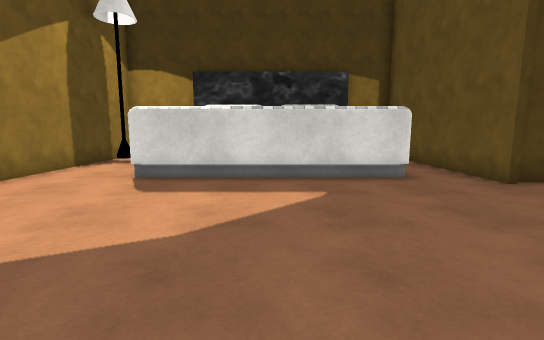
view 1 (above)

16 first-person views from a walk through a Unity game level. The camera is 1.3 m above the floor, tilts 8° down and sees 85° across. The floor is counted in squares, 1 m on a side. Each view is taken from the middle of a square. On the plan, view 1 faces up. The plan holds only what a view shows up to about 14 squares ahead; the rest is blank. The place goes on beyond the plan. The player character is not drawn. Some surface patterns are stand-ins.

view 2
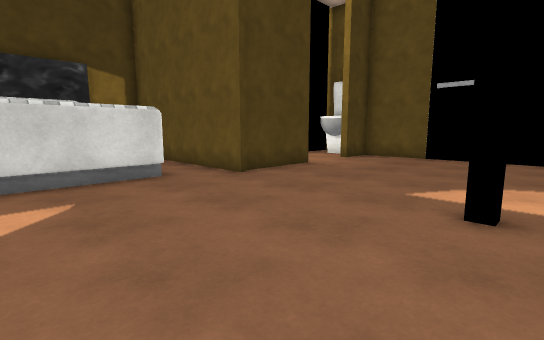

view 3
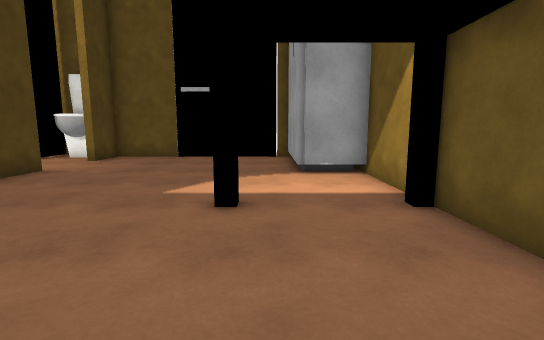

view 4
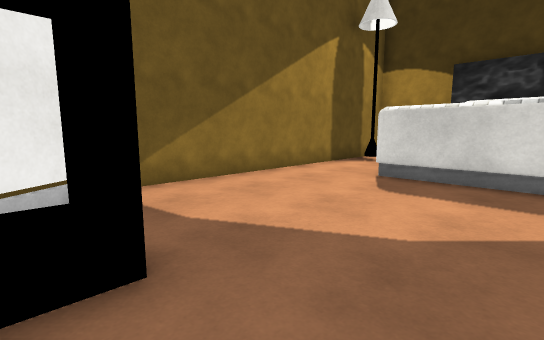

view 5
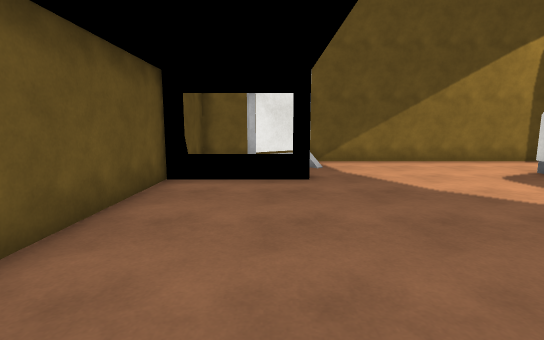

view 6
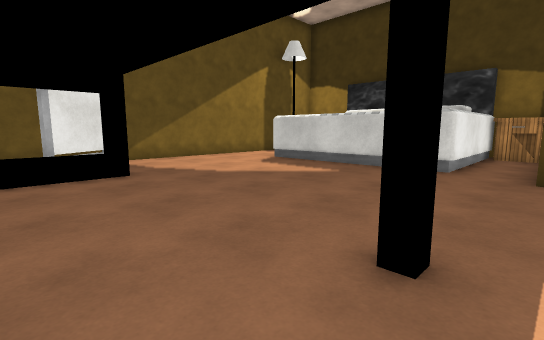

view 7
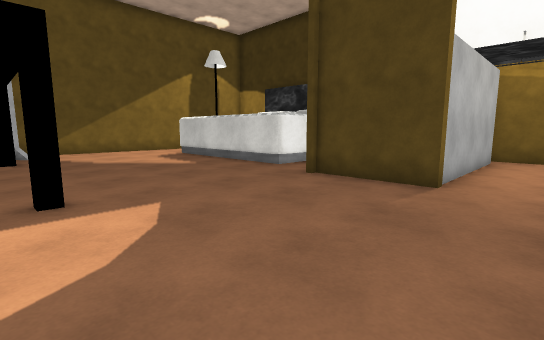

view 8
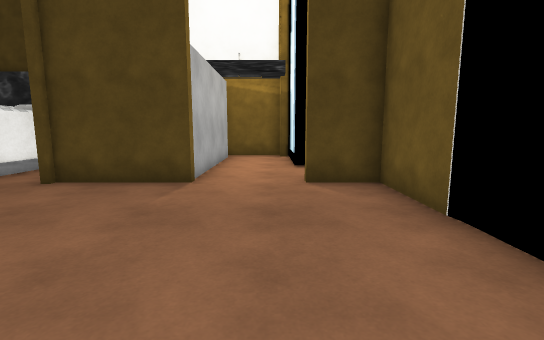

view 9
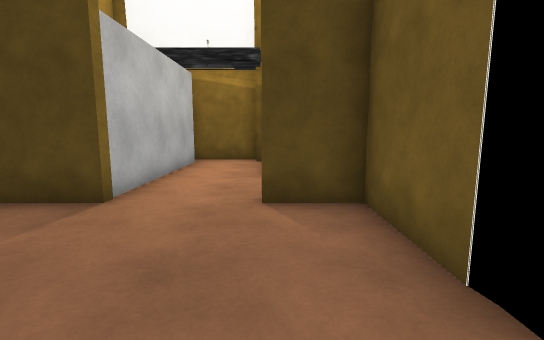

view 10
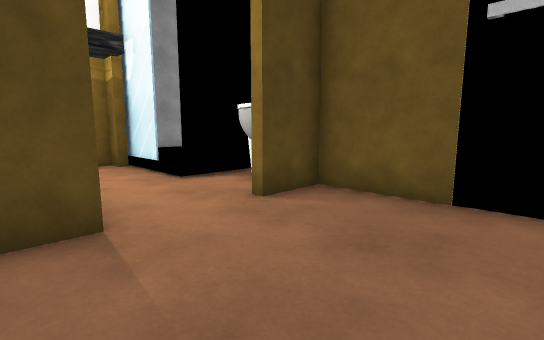

view 11
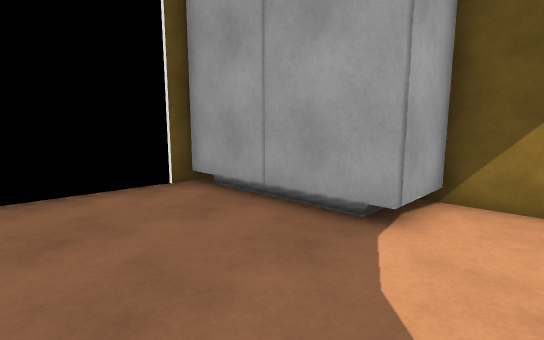

view 12
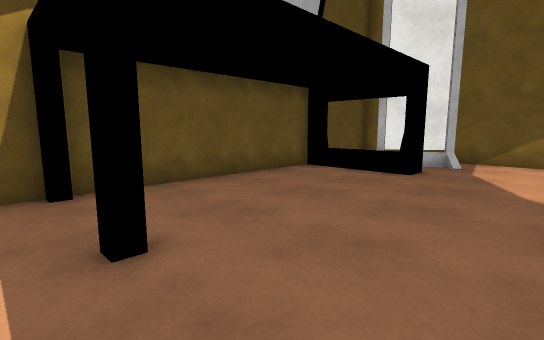

view 13
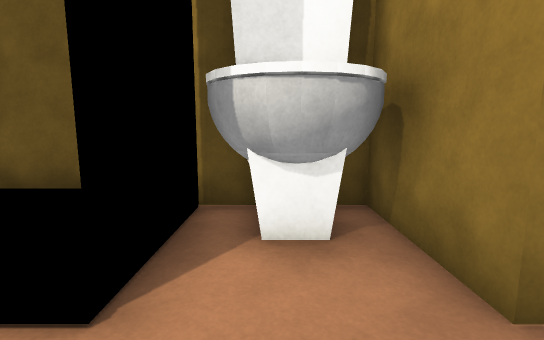

view 14
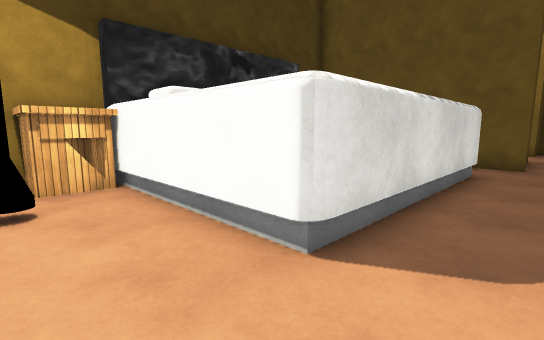

view 15
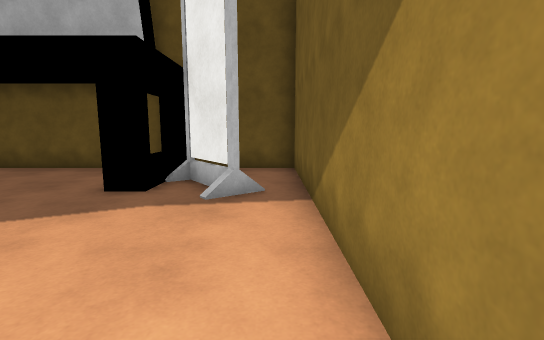

view 16
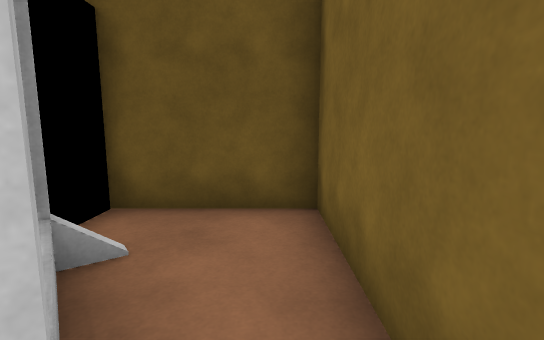

### Floor plan
Key: @ floor where view 1 was taken; # wall or solid block; . floor; / step, stairs or slope; ^ raised ledge; L lamp; T toilet; N nightstand; O other object.
Columns run from 7 left of view 1 to 15 right of it. Each row starts with its distance up from view 1.
 15                  ##
 14 # NNOOOOOOONN   #..####
 13 # NN OOOOOONN   O..#  #
 12 #L.OOOO OOOO.O  O..#  #
 11 #L.O       O.O  O../  #
 10 #..O       O.O  O..####
  9 #..O       O.O  O...TT#
  8 #..OOOOOOOOO.O  O...TT#
  7 #............####..####
  6 #....................#
  5 #....................#
  4 #....................#
  3 #....................
  2 #....................
  1 #.O.........#........
  0 #..O^..@.............#
 -1 #..O ...........OOOOOO
 -2 #...^...........O
 -3 ################O

Where each view was taken, in squares from view 1:
view 1: 0 up, 0 right, facing up
view 2: 0 up, 0 right, facing up-right
view 3: 0 up, 0 right, facing right
view 4: 0 up, 0 right, facing up-left
view 5: 0 up, 5 right, facing left
view 6: 2 down, 6 right, facing up-left
view 7: 0 up, 11 right, facing up-left
view 8: 0 up, 11 right, facing up
view 9: 2 up, 12 right, facing up
view 10: 3 up, 8 right, facing up-right
view 11: 3 up, 7 right, facing down-right
view 12: 4 up, 6 right, facing down-left
view 13: 9 up, 10 right, facing right
view 14: 6 up, 6 left, facing up-right
view 15: 7 up, 6 left, facing down
view 16: 2 up, 6 left, facing down
